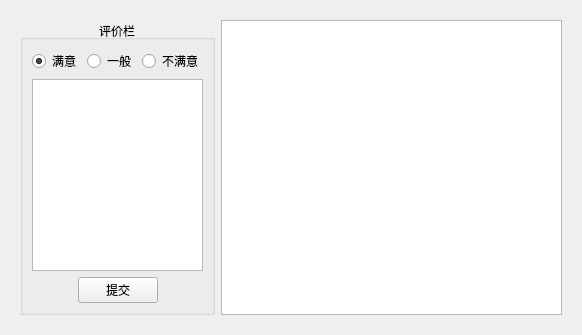
            <widget class="QWidget" name="EvaluateM">
             <attribute name="title">
              <string>评价管理</string>
             </attribute>
             <layout class="QVBoxLayout" name="verticalLayout_8">
              <item>
               <widget class="QWidget" name="widget_7" native="true">
                <property name="font">
                 <font>
                  <pointsize>9</pointsize>
                 </font>
                </property>
                <layout class="QHBoxLayout" name="horizontalLayout_14" stretch="1,3">
                 <item>
                  <widget class="QGroupBox" name="groupBox_5">
                   <property name="title">
                    <string>评价栏</string>
                   </property>
                   <property name="alignment">
                    <set>Qt::AlignCenter</set>
                   </property>
                   <layout class="QVBoxLayout" name="verticalLayout_17">
                    <item>
                     <layout class="QHBoxLayout" name="horizontalLayout_12">
                      <item>
                       <widget class="QRadioButton" name="evluate1RadioButton">
                        <property name="text">
                         <string>满意</string>
                        </property>
                        <property name="checked">
                         <bool>true</bool>
                        </property>
                       </widget>
                      </item>
                      <item>
                       <widget class="QRadioButton" name="evluate2RadioButton">
                        <property name="text">
                         <string>一般</string>
                        </property>
                       </widget>
                      </item>
                      <item>
                       <widget class="QRadioButton" name="evluate3RadioButton">
                        <property name="text">
                         <string>不满意</string>
                        </property>
                       </widget>
                      </item>
                     </layout>
                    </item>
                    <item>
                     <widget class="QTextEdit" name="textEdit"/>
                    </item>
                    <item>
                     <layout class="QHBoxLayout" name="horizontalLayout_13">
                      <item>
                       <spacer name="horizontalSpacer_8">
                        <property name="orientation">
                         <enum>Qt::Horizontal</enum>
                        </property>
                        <property name="sizeHint" stdset="0">
                         <size>
                          <width>40</width>
                          <height>20</height>
                         </size>
                        </property>
                       </spacer>
                      </item>
                      <item>
                       <widget class="QPushButton" name="submitButton">
                        <property name="text">
                         <string>提交</string>
                        </property>
                       </widget>
                      </item>
                      <item>
                       <spacer name="horizontalSpacer_9">
                        <property name="orientation">
                         <enum>Qt::Horizontal</enum>
                        </property>
                        <property name="sizeHint" stdset="0">
                         <size>
                          <width>40</width>
                          <height>20</height>
                         </size>
                        </property>
                       </spacer>
                      </item>
                     </layout>
                    </item>
                   </layout>
                  </widget>
                 </item>
                 <item>
                  <widget class="QTableWidget" name="evluateTableWidget">
                   <property name="styleSheet">
                    <string notr="true">background-image:url(:/res/white.png);</string>
                   </property>
                   <property name="editTriggers">
                    <set>QAbstractItemView::NoEditTriggers</set>
                   </property>
                   <property name="selectionMode">
                    <enum>QAbstractItemView::NoSelection</enum>
                   </property>
                   <property name="selectionBehavior">
                    <enum>QAbstractItemView::SelectRows</enum>
                   </property>
                   <attribute name="horizontalHeaderVisible">
                    <bool>false</bool>
                   </attribute>
                   <attribute name="horizontalHeaderStretchLastSection">
                    <bool>true</bool>
                   </attribute>
                   <column>
                    <property name="text">
                     <string>满意程度</string>
                    </property>
                   </column>
                   <column>
                    <property name="text">
                     <string>顾客评价</string>
                    </property>
                   </column>
                  </widget>
                 </item>
                </layout>
               </widget>
              </item>
             </layout>
            </widget>
